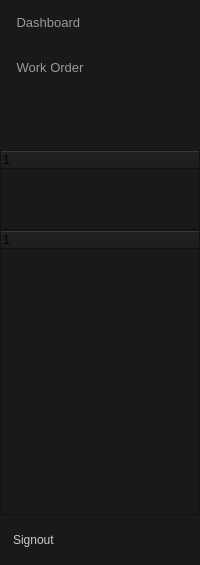
        <widget class="QFrame" name="Navigator">
         <property name="minimumSize">
          <size>
           <width>43</width>
           <height>0</height>
          </size>
         </property>
         <property name="maximumSize">
          <size>
           <width>200</width>
           <height>16777215</height>
          </size>
         </property>
         <property name="styleSheet">
          <string notr="true">background-color: rgb(25, 25, 25);</string>
         </property>
         <property name="frameShape">
          <enum>QFrame::Shape::NoFrame</enum>
         </property>
         <property name="frameShadow">
          <enum>QFrame::Shadow::Raised</enum>
         </property>
         <layout class="QVBoxLayout" name="verticalLayout_7">
          <property name="spacing">
           <number>0</number>
          </property>
          <property name="leftMargin">
           <number>0</number>
          </property>
          <property name="topMargin">
           <number>0</number>
          </property>
          <property name="rightMargin">
           <number>0</number>
          </property>
          <property name="bottomMargin">
           <number>0</number>
          </property>
          <item>
           <widget class="QFrame" name="frame_A">
            <property name="minimumSize">
             <size>
              <width>200</width>
              <height>150</height>
             </size>
            </property>
            <property name="maximumSize">
             <size>
              <width>200</width>
              <height>170</height>
             </size>
            </property>
            <property name="frameShape">
             <enum>QFrame::Shape::NoFrame</enum>
            </property>
            <property name="frameShadow">
             <enum>QFrame::Shadow::Raised</enum>
            </property>
            <layout class="QVBoxLayout" name="verticalLayout_2">
             <property name="spacing">
              <number>0</number>
             </property>
             <property name="leftMargin">
              <number>0</number>
             </property>
             <property name="topMargin">
              <number>0</number>
             </property>
             <property name="rightMargin">
              <number>0</number>
             </property>
             <property name="bottomMargin">
              <number>0</number>
             </property>
             <item>
              <widget class="QPushButton" name="btnDashboard">
               <property name="minimumSize">
                <size>
                 <width>200</width>
                 <height>45</height>
                </size>
               </property>
               <property name="maximumSize">
                <size>
                 <width>200</width>
                 <height>45</height>
                </size>
               </property>
               <property name="font">
                <font>
                 <pointsize>10</pointsize>
                 <bold>false</bold>
                </font>
               </property>
               <property name="styleSheet">
                <string notr="true">QPushButton {
	background-color: rgb(25, 25, 25);
	color: rgb(154, 154, 149);
	border: none;
	border-left: 3px solid rgb(25, 25, 25);
	text-align: left;
	padding-left: 10px;
}

QPushButton:hover {
	border-left: 3px solid rgb(255, 85, 0);
	background-color: rgb(18, 18, 18);
}

QPushButton:pressed {
	background-color: rgb(0, 0, 0);
}

</string>
               </property>
               <property name="text">
                <string> Dashboard</string>
               </property>
               <property name="icon">
                <iconset>
                 <normaloff>statics/icons/icons8_keypad.svg</normaloff>statics/icons/icons8_keypad.svg</iconset>
               </property>
               <property name="iconSize">
                <size>
                 <width>25</width>
                 <height>25</height>
                </size>
               </property>
              </widget>
             </item>
             <item>
              <widget class="QPushButton" name="btnWorkorder">
               <property name="minimumSize">
                <size>
                 <width>200</width>
                 <height>45</height>
                </size>
               </property>
               <property name="maximumSize">
                <size>
                 <width>200</width>
                 <height>45</height>
                </size>
               </property>
               <property name="font">
                <font>
                 <pointsize>10</pointsize>
                 <bold>false</bold>
                </font>
               </property>
               <property name="styleSheet">
                <string notr="true">QPushButton {
	background-color: rgb(25, 25, 25);
	color: rgb(154, 154, 149);
	border: none;
	border-left: 3px solid rgb(25, 25, 25);
	text-align: left;
	padding-left: 10px;
}

QPushButton:hover {
	border-left: 3px solid rgb(255, 85, 0);
	background-color: rgb(18, 18, 18);
}

QPushButton:pressed {
	background-color: rgb(0, 0, 0);
}

</string>
               </property>
               <property name="text">
                <string> Work Order</string>
               </property>
               <property name="icon">
                <iconset>
                 <normaloff>statics/icons/icons8_todo_list.svg</normaloff>statics/icons/icons8_todo_list.svg</iconset>
               </property>
               <property name="iconSize">
                <size>
                 <width>25</width>
                 <height>25</height>
                </size>
               </property>
              </widget>
             </item>
             <item>
              <spacer name="verticalSpacer">
               <property name="orientation">
                <enum>Qt::Orientation::Vertical</enum>
               </property>
               <property name="sizeHint" stdset="0">
                <size>
                 <width>20</width>
                 <height>57</height>
                </size>
               </property>
              </spacer>
             </item>
            </layout>
           </widget>
          </item>
          <item>
           <widget class="QFrame" name="frame_B">
            <property name="minimumSize">
             <size>
              <width>0</width>
              <height>0</height>
             </size>
            </property>
            <property name="maximumSize">
             <size>
              <width>200</width>
              <height>80</height>
             </size>
            </property>
            <property name="frameShape">
             <enum>QFrame::Shape::NoFrame</enum>
            </property>
            <property name="frameShadow">
             <enum>QFrame::Shadow::Raised</enum>
            </property>
            <layout class="QVBoxLayout" name="verticalLayout_3">
             <property name="spacing">
              <number>0</number>
             </property>
             <property name="leftMargin">
              <number>0</number>
             </property>
             <property name="topMargin">
              <number>0</number>
             </property>
             <property name="rightMargin">
              <number>0</number>
             </property>
             <property name="bottomMargin">
              <number>0</number>
             </property>
             <item>
              <widget class="QTreeWidget" name="treeSequence">
               <column>
                <property name="text">
                 <string notr="true">1</string>
                </property>
               </column>
              </widget>
             </item>
            </layout>
           </widget>
          </item>
          <item>
           <widget class="QFrame" name="frame_C">
            <property name="minimumSize">
             <size>
              <width>200</width>
              <height>285</height>
             </size>
            </property>
            <property name="frameShape">
             <enum>QFrame::Shape::NoFrame</enum>
            </property>
            <property name="frameShadow">
             <enum>QFrame::Shadow::Raised</enum>
            </property>
            <layout class="QVBoxLayout" name="verticalLayout_4">
             <property name="spacing">
              <number>0</number>
             </property>
             <property name="leftMargin">
              <number>0</number>
             </property>
             <property name="topMargin">
              <number>0</number>
             </property>
             <property name="rightMargin">
              <number>0</number>
             </property>
             <property name="bottomMargin">
              <number>0</number>
             </property>
             <item>
              <widget class="QTreeWidget" name="treeExecuted">
               <column>
                <property name="text">
                 <string notr="true">1</string>
                </property>
               </column>
              </widget>
             </item>
            </layout>
           </widget>
          </item>
          <item>
           <widget class="QFrame" name="frame_D">
            <property name="minimumSize">
             <size>
              <width>200</width>
              <height>50</height>
             </size>
            </property>
            <property name="maximumSize">
             <size>
              <width>200</width>
              <height>50</height>
             </size>
            </property>
            <property name="styleSheet">
             <string notr="true"/>
            </property>
            <property name="frameShape">
             <enum>QFrame::Shape::NoFrame</enum>
            </property>
            <property name="frameShadow">
             <enum>QFrame::Shadow::Raised</enum>
            </property>
            <layout class="QVBoxLayout" name="verticalLayout_5">
             <property name="spacing">
              <number>0</number>
             </property>
             <property name="leftMargin">
              <number>0</number>
             </property>
             <property name="topMargin">
              <number>0</number>
             </property>
             <property name="rightMargin">
              <number>0</number>
             </property>
             <property name="bottomMargin">
              <number>0</number>
             </property>
             <item>
              <widget class="QPushButton" name="btnSignout">
               <property name="minimumSize">
                <size>
                 <width>200</width>
                 <height>45</height>
                </size>
               </property>
               <property name="maximumSize">
                <size>
                 <width>200</width>
                 <height>45</height>
                </size>
               </property>
               <property name="styleSheet">
                <string notr="true">QPushButton {
	background-color: rgb(25, 25, 25);
	color: rgb(204, 204, 204);
	border: none;
	border-left: 3px solid rgb(25, 25, 25);
	text-align: left;
	padding-left: 10px;
}

QPushButton:hover {
	border-left: 3px solid rgb(255, 85, 0);
	background-color: rgb(18, 18, 18);
}

QPushButton:pressed {
	background-color: rgb(0, 0, 0);
}

</string>
               </property>
               <property name="text">
                <string>Signout</string>
               </property>
               <property name="icon">
                <iconset>
                 <normaloff>statics/icons/icons8_logout_rounded_down.svg</normaloff>statics/icons/icons8_logout_rounded_down.svg</iconset>
               </property>
               <property name="iconSize">
                <size>
                 <width>30</width>
                 <height>30</height>
                </size>
               </property>
              </widget>
             </item>
            </layout>
           </widget>
          </item>
         </layout>
        </widget>
